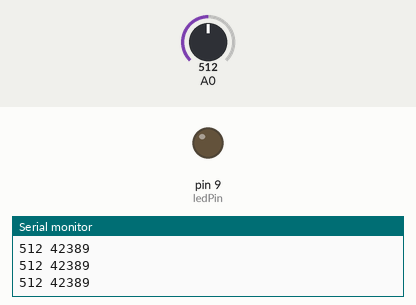
Bench run of a sketch on a simulated Arduino Uno, built with avr-gcc and run on an emulated ATmega328P. On the bench: output pins drawn as LEDs (lit = HIGH), the last lines printed to the serial monitor. Dashed ring = blinking. The test bench sets the inputs (shaded band); at power-on: A0 = 512. Random numbers use the default seed unless the sketch sets one.

Above: at 1.2 s.
1.3 s: A0 set to 443
2.8 s: A0 set to 427
At 3.3 s:
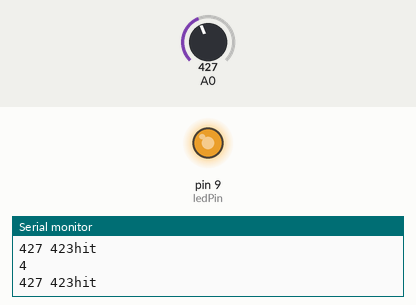
5.8 s: A0 set to 306
7.3 s: A0 set to 511
At 7.47 s:
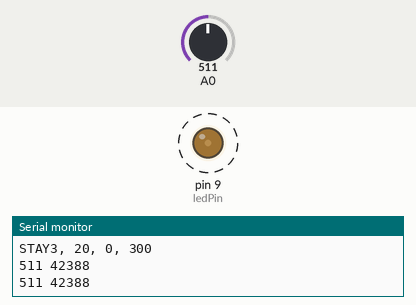
Timing chart, 0 to 11.3 s (numbered marks = the images above; inputs shaded):
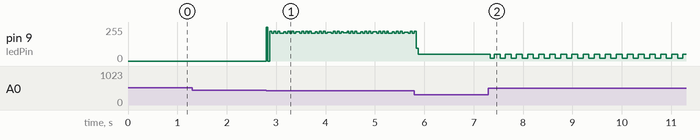

Measured:
- the behaviour switches between 428 and 427 on A0 (found by bisection; images 0 and 1)
- after the input at 7.3 s, pin 9 (ledPin): alternates 50/255 for 0.12 s and 20/255 for 0.11 s, starting at once

The sketch:

FindPointFinal.ino
```cpp
enum ledStates {INCREASE, STEADIER3, STEADIER2, STEADIER1, RANDOM , DECREASE, STAY, STAY1, STAY2, STAY3, WAVE, OFF, ON,}; // Here we make nicknames for the different states our program supports.
enum ledStates ledState; // We define 'ledState' as type ledStates'
enum ledStates previousLedState = ledState;


unsigned long startMillis;  //some global variables available anywhere in the program
unsigned long currentMillis;

int buttonPin = 2;
int buttonState = 0;
int blinkInterval = 0; //time between swithcing states
int distance = 0; //distance to the target

int target;
int brightness = 0; // our main variable for setting the brightness of the LED
float velocity = 1.0; // the speed at which we change the brightness.
int ledPin = 9; // we use pin 9 for PWM
int p = 0; // use to keep track how often we plot
int plotFrequency = 3; // how often we plot, every Nth time.

void setup() {
  // put your setup code here, to run once:
  pinMode(A0, INPUT);
  pinMode(ledPin, OUTPUT); // set ledPin as an output.
  Serial.begin(9600); // initiate the Serial monitor so we can use the Serial Plotter to graph our patterns
  generateNumber();
}

void loop() {
  // put your main code here, to run repeatedly:
  compose();
  delay(10);
  analogWrite(ledPin, brightness);
  currentMillis = millis(); //store the current time since the program started

  int sensor = analogRead(A0);
  Serial.print(sensor);
  Serial.print(" ");
  Serial.print(target);


 distance = target - sensor;
 if (distance < 0) {
   distance = distance * -1 ;
 }
blinkInterval = distance;
/*
  if (sensor <= 50) {
    changeState(INCREASE);
  } else if (sensor <= 255) {
    changeState(STEADIER3);
  } else if (255 < sensor && sensor <= 510) {
    changeState(STEADIER2);
    } else if (510 < sensor && sensor <= 775) {
      changeState(STEADIER1);
      } else {
        changeState(RANDOM);
        }
        */

        if (sensor > (target - 5) && sensor < (target + 5)) {
          Serial.println("hit");

          digitalWrite(9, HIGH);
          /*if (currentMillis - startMillis >= 10000){
            generateNumber();
          }*/
          } else if ((target - sensor) >= 5 && (target - sensor) <= 1000) {
            Serial.println("close");
            changeState(STEADIER3);
            }

            Serial.println(distance);

}


void generateNumber(){
  target = random(0,1024);
  }

void compose() {
  // this is a state machine which allows us to decouple the various operations from timed loops.
  // instead we just switch from state to state when particular conditions are met.
  // we switch states by calling the changeState() function.


  switch (ledState){


  case STEADIER3:
   plot("STEADIER3", brightness);
   brightness = 50;
   if (currentMillis - startMillis >= blinkInterval) {
    changeState (STAY3);
   }
  break;
   case STAY3:
    plot("STAY3", brightness);
    brightness = 20;
    if (currentMillis - startMillis >= blinkInterval ){
      changeState(STEADIER3);
      }
    break;

  }
}

void changeState(ledStates newState){
    // call to change state, will keep track of time since last state
    startMillis = millis();
    ledState = newState;
  }

void plot(char *state, int brightness){
    // use this function to plot a graph
    // it will normalize the auto-scaling plotter

    if ((p % plotFrequency) == 0){
      Serial.print(state);
      Serial.print(", ");
      Serial.print(brightness);
      Serial.println(", 0, 300");
    }
    p++;
  }

int increase_brightness (int brightness, float velocity){
    return brightness = 1 + brightness * velocity;
  }

int decrease_brightness (int brightness, float velocity){
    return brightness = brightness - 1 * velocity;
  }
```
